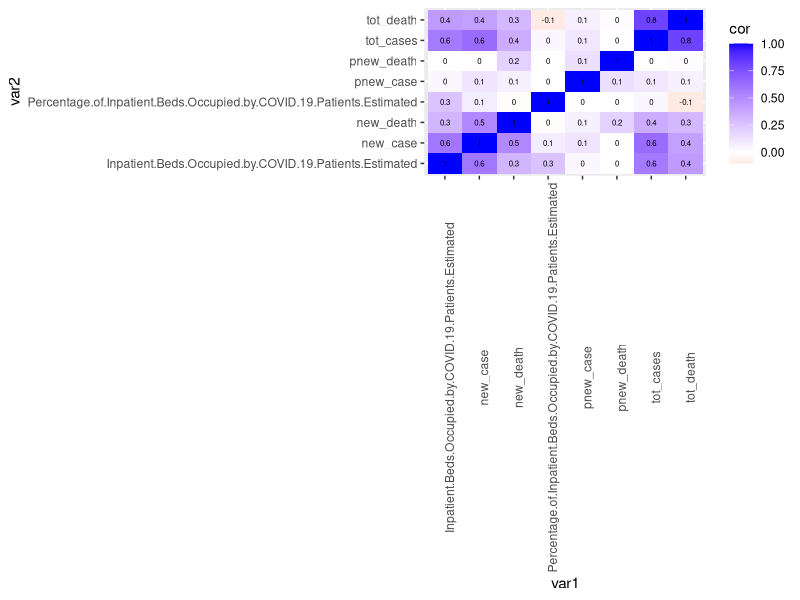
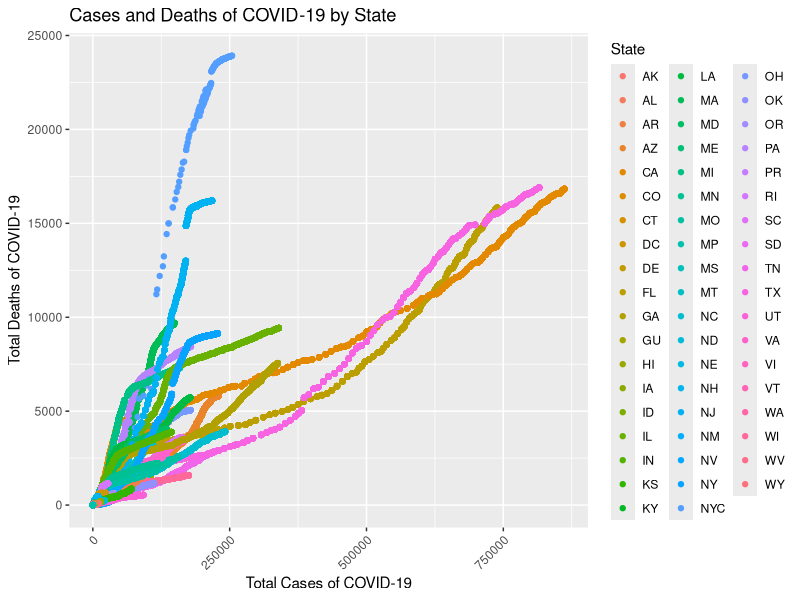
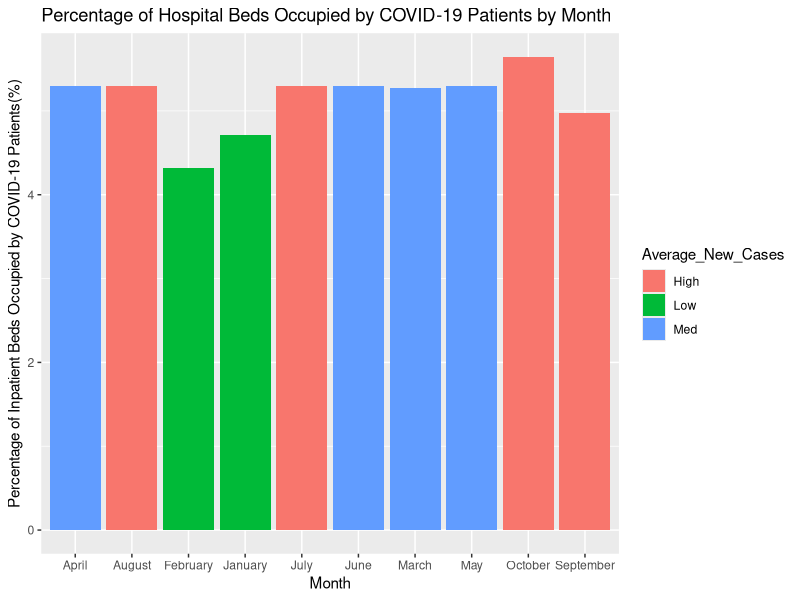
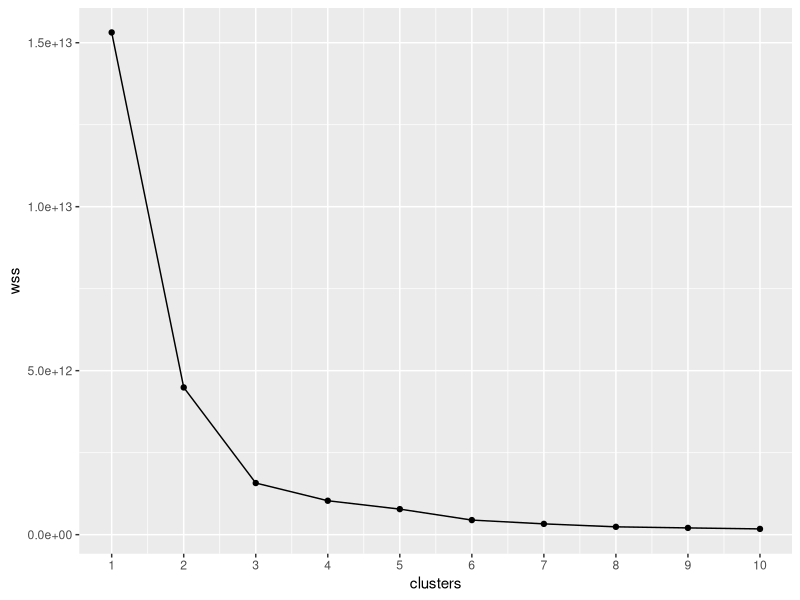
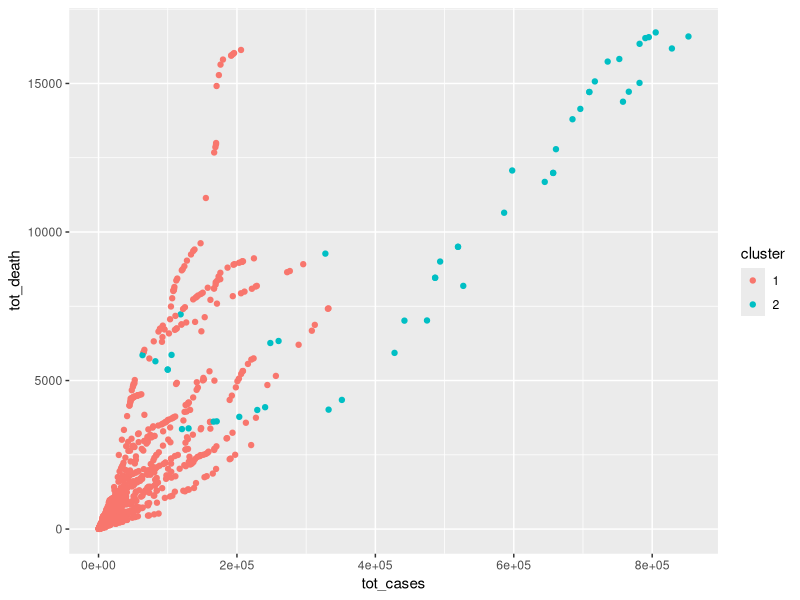
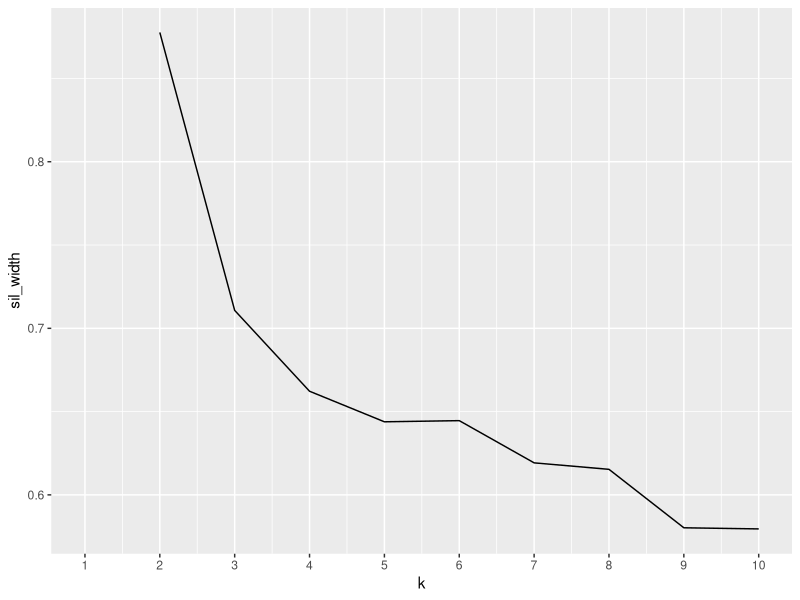
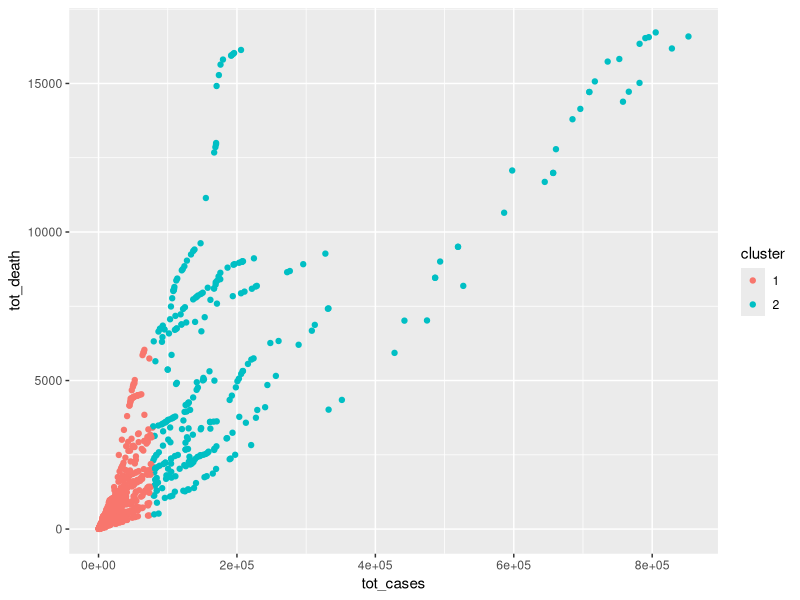

Write the R code that produced these figures, in order.
## ---- chunk 1
knitr::opts_chunk$set(echo = TRUE, eval = TRUE, fig.align = "center", warning = F, message = F,
tidy=TRUE, tidy.opts=list(width.cutoff=60), R.options=list(max.print=100))
## ---- chunk 2
library(tidyverse)
library(tidyr)
library(dplyr)
library(ggplot2)
library(cluster)
Cases_and_Deaths <- read_csv("United_States_COVID-19_Cases_and_Deaths_by_State_over_Time (1).csv")
Cases_and_Deaths <- as.data.frame(Cases_and_Deaths)
head(Cases_and_Deaths)
inpatient_covid <- read_csv("estimated_inpatient_covid_20201016_2308 (2).csv")
inpatient_covid <- as.data.frame(inpatient_covid)
head(inpatient_covid)
Cases_and_Deaths %>% as.data.frame %>% select(-created_at, -consent_cases, -consent_deaths, -conf_cases, -prob_cases, -conf_death, -prob_death) %>% head()
inpatient_covid %>% as.data.frame %>% select(-Count.LL, -Count.UL, -Percentage.LL, -Percentage.UL, -Total.Inpatient.Beds, -Total.LL, -Total.UL) %>% head()
## ---- chunk 3
ic <- inpatient_covid %>% select(-Count.LL, -Count.UL, -Percentage.LL, -Percentage.UL, -Total.Inpatient.Beds, -Total.LL, -Total.UL)
cd <- Cases_and_Deaths %>% as.data.frame() %>% select(-created_at, -consent_cases, -consent_deaths, -conf_cases, -prob_cases, -conf_death, -prob_death)
covid <- full_join(cd, ic, by = c("state")) %>% filter(tot_cases!=0)
covid %>% head()
## ---- chunk 4
cov1 <- covid %>% arrange(submission_date) %>% mutate(submission_date = str_replace(submission_date, "01/.......", "January")) %>% mutate(submission_date = str_replace(submission_date, "02/.......", "February")) %>% mutate(submission_date = str_replace(submission_date, "03/.......", "March")) %>% mutate(submission_date = str_replace(submission_date, "04/.......", "April")) %>% mutate(submission_date = str_replace(submission_date, "05/.......", "May")) %>% mutate(submission_date = str_replace(submission_date, "06/.......", "June")) %>% mutate(submission_date = str_replace(submission_date, "07/.......", "July")) %>% mutate(submission_date = str_replace(submission_date, "08/.......", "August")) %>% mutate(submission_date = str_replace(submission_date, "09/.......", "September")) %>% mutate(submission_date = str_replace(submission_date, "10/.......", "October")) %>% mutate(submission_date = str_replace(submission_date, "11/.......", "November")) %>% mutate(submission_date = str_replace(submission_date, "12/.......", "December"))
cov2 <- cov1 %>% arrange(collection_date) %>% mutate(collection_date = str_replace(collection_date, "....-01-..", "January")) %>% mutate(collection_date = str_replace(collection_date, "....-02-..", "February")) %>% mutate(collection_date = str_replace(collection_date, "....-03-..", "March")) %>% mutate(collection_date = str_replace(collection_date, "....-04-..", "April")) %>% mutate(collection_date = str_replace(collection_date, "....-05-..", "May")) %>% mutate(collection_date = str_replace(collection_date, "....-06-..", "June")) %>% mutate(collection_date = str_replace(collection_date, "....-07-..", "July")) %>% mutate(collection_date = str_replace(collection_date, "....-08-..", "August")) %>% mutate(collection_date = str_replace(collection_date, "....-09-..", "September")) %>% mutate(collection_date = str_replace(collection_date, "....-10-..", "October")) %>% mutate(collection_date = str_replace(collection_date, "....-11-..", "November")) %>% mutate(collection_date = str_replace(collection_date, "....-12-..", "December"))
cov3 <- cov2 %>% pivot_longer(cols = c("submission_date", "collection_date"), names_to = "Date", values_to = "Month") %>% select(-Date) %>% group_by(Month) %>% filter(!is.na(Month))
cov3 %>% head()
## ---- chunk 5
covid %>% group_by(state) %>% summarize_if(is.numeric, mean, na.rm=T) %>% head()
cov3 %>% group_by(Month) %>% summarize_if(is.numeric, mean, na.rm=T)
covid %>% mutate(pdeath= tot_death/ tot_cases) %>% select(pdeath) %>% head()
covid %>% filter(state=="TX") %>% mutate(pdeath= tot_death/ tot_cases) %>% select(new_case, new_death, pdeath, submission_date) %>% arrange(desc(pdeath)) %>% head()

covid %>% summarize(mean_nc = mean(new_case),sd_nc = sd(new_case), variance = var(new_case, y = NULL, na.rm = FALSE) , count_nc= n(), quantile =qnorm(p =0.5, mean = mean_nc, sd= sd_nc), min_nc=min(new_case), max_nc=max(new_case), distinct_nc= n_distinct(new_case), cor = cor(new_case, new_death))
covid %>% group_by(state) %>% mutate(pdeath= tot_death/ tot_cases) %>% summarize(mean_tot = mean(tot_cases),sd_tot = sd(tot_cases), variance = var(tot_cases, y = NULL, na.rm = FALSE) , count_tot= n(), quantile =qnorm(p =0.5, mean = mean_tot, sd= sd_tot), min_tot=min(tot_cases), max_tot=max(tot_cases), distinct_tot= n_distinct(tot_cases), cor = cor(tot_cases, pdeath)) %>% arrange(desc(mean_tot)) %>% head()
cormat <- covid %>% select_if(is.numeric) %>% cor(use="pair")
## ---- chunk 6
#cormat <- covid %>% select_if(is.numeric) %>% cor(use="pair")
covidcor <- cormat %>% as.data.frame %>% rownames_to_column("var1") %>% pivot_longer(-1,names_to="var2",values_to="cor")
covidcor %>% ggplot(aes(var1,var2,fill=cor))+
geom_tile()+ scale_fill_gradient2(low="red",mid="white",high="blue")+ theme(axis.text.x = element_text(angle=90))+ geom_text(aes(label=round(cor,1)),color = "black", size = 2)
## ---- chunk 7
covid %>% ggplot(aes(tot_cases, tot_death)) + 
geom_point(aes(color = state))+ 
xlab("Total Cases of COVID-19")+
ylab("Total Deaths of COVID-19") + 
labs(color = "State")+
theme(axis.text.x = element_text(angle=45, hjust=1))+
ggtitle("Cases and Deaths of COVID-19 by State")
## ---- chunk 8
percent <- cov3 %>% group_by(Month) %>% summarize_if(is.numeric, mean, na.rm=T) %>% filter(!is.na(Month))
percent1 <- percent %>% mutate(Average_New_Cases = case_when(new_case < 100 ~ "Low", new_case > 100 & new_case < 600 ~"Med", new_case > 600 ~"High"))  %>% arrange(match(Month, month.name))
percent1 %>% ggplot(aes(x=Month,y=Percentage.of.Inpatient.Beds.Occupied.by.COVID.19.Patients.Estimated, fill = Average_New_Cases))+
geom_bar(stat="summary", fun.y="mean") +  
geom_errorbar(stat="summary")+
ggtitle("Percentage of Hospital Beds Occupied by COVID-19 Patients by Month")+
ylab("Percentage of Inpatient Beds Occupied by COVID-19 Patients(%)")+
xlab("Month") + labs(color = "Average_New_Cases")
## ---- chunk 9
covid1 <- na.omit(covid) %>% sample_n(1000)

wss<-vector() 
for(i in 1:10){ 
temp <- covid1 %>% dplyr::select(tot_cases, new_case, tot_death, new_death, Percentage.of.Inpatient.Beds.Occupied.by.COVID.19.Patients.Estimated) %>%
kmeans(.,i)
wss[i]<-temp$tot.withinss 
} 
ggplot()+geom_point(aes(x=1:10,y=wss))+geom_path(aes(x=1:10,y=wss))+  xlab("clusters")+scale_x_continuous(breaks=1:10)
clust_dat<-covid1%>%dplyr::select(tot_cases, new_case, tot_death, new_death, Percentage.of.Inpatient.Beds.Occupied.by.COVID.19.Patients.Estimated)
kmeans1<-clust_dat %>% scale %>%kmeans(2)
kmeansclust<-clust_dat%>%mutate(cluster=as.factor(kmeans1$cluster))
kmeansclust%>%ggplot(aes(tot_cases, tot_death , color=cluster))+geom_point()
library(cluster)
sil_width<-vector() 
for(i in 2:10){  
  kms <- kmeans(clust_dat,centers=i) 
  sil <- silhouette(kms$cluster,dist(clust_dat))
  sil_width[i]<-mean(sil[,3]) 
}
ggplot()+geom_line(aes(x=1:10,y=sil_width))+scale_x_continuous(name="k",breaks=1:10)
library(cluster)
pam1<-clust_dat%>%pam(k=2)
pam1
pamclust<-clust_dat%>%mutate(cluster=as.factor(pam1$clustering))
pamclust%>%ggplot(aes(tot_cases, tot_death,color=cluster))+geom_point()
pamclust%>%group_by(cluster)%>%summarize_if(is.numeric,mean,na.rm=T)
